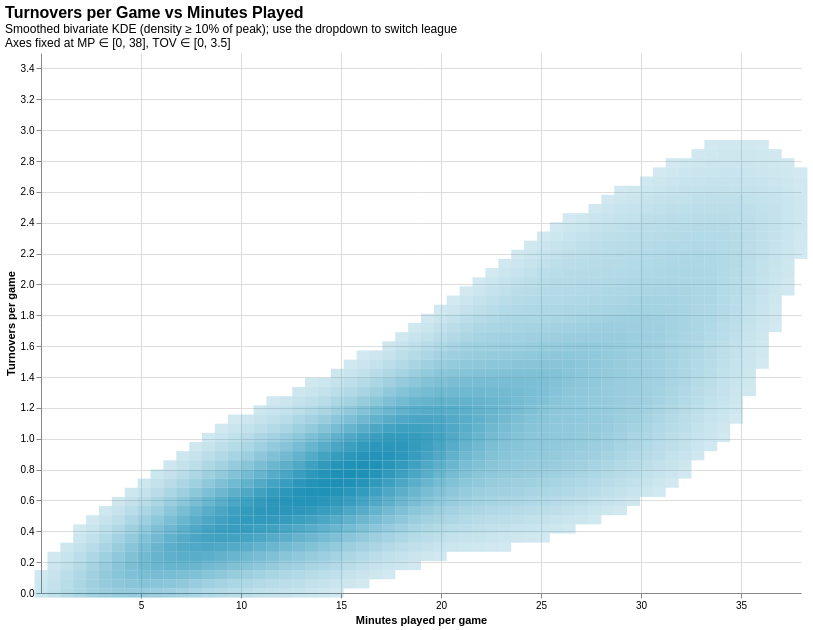

Here is the notebook cell this chart was saved with:
### Markdown cell above
### 7. Turnovers vs minutes played (with league toggle)

The visualisation below shows us a difference in the variance for high minute players for the NBA when compared to the WNBA. Turnovers seem to increase with minutes similarly in both leagues, but the WNBA shows less variance in the high minute players, suggesting more consistent defensive play in later parts of the match.

### Code cell
def nonzero_tickvals(x_max):
    step = 1 if x_max <= 10 else 5
    return list(np.arange(step, x_max + step / 2, step))

def bivariate_kde_altair(x_col, y_col, x_max, y_max, x_label, y_label, chart_title):
    n_grid = 60
    xgrid = np.linspace(0, x_max, n_grid)
    ygrid = np.linspace(0, y_max, n_grid)
    X, Y = np.meshgrid(xgrid, ygrid)
    grid_pts = np.vstack([X.ravel(), Y.ravel()])
    step_x = xgrid[1] - xgrid[0]
    step_y = ygrid[1] - ygrid[0]

    rows = []
    for league in ['NBA', 'WNBA']:
        sub = combined[combined['League'] == league].dropna(subset=[x_col, y_col])
        kde = gaussian_kde(np.vstack([sub[x_col].values, sub[y_col].values]))
        Z = kde(grid_pts).reshape(X.shape)
        thresh = Z.max() * 0.10
        peak = Z.max()
        for i, xv in enumerate(xgrid):
            for j, yv in enumerate(ygrid):
                if Z[j, i] >= thresh:
                    rows.append({
                        'x_lo': float(xv - step_x / 2),
                        'x_hi': float(xv + step_x / 2),
                        'y_lo': float(yv - step_y / 2),
                        'y_hi': float(yv + step_y / 2),
                        'density_norm': float(Z[j, i] / peak),
                        'League': league,
                    })

    df = pd.DataFrame(rows)

    league_select = alt.selection_point(
        fields=['League'],
        bind=alt.binding_select(options=['NBA', 'WNBA'], name='League  '),
        value=[{'League': 'NBA'}],
    )

    chart = alt.Chart(df).mark_rect().encode(
        x=alt.X('x_lo:Q', title=x_label,
                scale=alt.Scale(domain=[0, x_max]),
                axis=alt.Axis(values=nonzero_tickvals(x_max))),
        x2='x_hi:Q',
        y=alt.Y('y_lo:Q', title=y_label,
                scale=alt.Scale(domain=[0, y_max])),
        y2='y_hi:Q',
        color=alt.Color('League:N', scale=PALETTE_KDE, legend=None),
        opacity=alt.Opacity('density_norm:Q',
                            scale=alt.Scale(domain=[0, 1], range=[0.1, 0.95]),
                            legend=None),
        tooltip=['League:N',
                 alt.Tooltip('density_norm:Q', title='Density (% of peak)', format='.0%')],
    ).add_params(league_select).transform_filter(league_select).properties(
        width=760, height=540,
        title=alt.TitleParams(
            chart_title,
            subtitle=[
                'Smoothed bivariate KDE (density ≥ 10% of peak); use the dropdown to switch league',
                f'Axes fixed at {x_col} ∈ [0, {x_max}], {y_col} ∈ [0, {y_max}]',
            ],
            anchor='start', fontSize=16,
        ),
    ).configure_view(stroke=None)
    return chart

chart_tov_mp = bivariate_kde_altair(
    x_col='MP', y_col='TOV',
    x_max=38, y_max=3.5,
    x_label='Minutes played per game',
    y_label='Turnovers per game',
    chart_title='Turnovers per Game vs Minutes Played',
)
show_altair(chart_tov_mp)

### Figure 1 — Vega-Lite specification as saved in the notebook (floating-point values rounded to 4 significant figures; data arrays with more than 128 entries replaced by an {"elided": "..."} marker saying what was removed)
{"config": {"view": {"continuousWidth": 300, "continuousHeight": 300, "stroke": null}}, "data": {"name": "data-bcfce41e62677acc57a764e9101e8ca6"}, "mark": {"type": "rect"}, "encoding": {"color": {"field": "League", "legend": null, "scale": {"domain": ["NBA", "WNBA"], "range": ["#118ab2", "#ffd166"]}, "type": "nominal"}, "opacity": {"field": "density_norm", "legend": null, "scale": {"domain": [0, 1], "range": [0.1, 0.95]}, "type": "quantitative"}, "tooltip": [{"field": "League", "type": "nominal"}, {"field": "density_norm", "format": ".0%", "title": "Density (% of peak)", "type": "quantitative"}], "x": {"axis": {"values": [5.0, 10.0, 15.0, 20.0, 25.0, 30.0, 35.0, 40.0]}, "field": "x_lo", "scale": {"domain": [0, 38]}, "title": "Minutes played per game", "type": "quantitative"}, "x2": {"field": "x_hi"}, "y": {"field": "y_lo", "scale": {"domain": [0, 3.5]}, "title": "Turnovers per game", "type": "quantitative"}, "y2": {"field": "y_hi"}}, "height": 540, "params": [{"name": "param_12", "select": {"type": "point", "fields": ["League"]}, "bind": {"input": "select", "options": ["NBA", "WNBA"], "name": "League  "}, "value": [{"League": "NBA"}]}], "title": {"text": "Turnovers per Game vs Minutes Played", "anchor": "start", "fontSize": 16, "subtitle": ["Smoothed bivariate KDE (density ≥ 10% of peak); use the dropdown to switch league", "Axes fixed at MP ∈ [0, 38], TOV ∈ [0, 3.5]"]}, "transform": [{"filter": {"param": "param_12"}}], "width": 760, "$schema": "https://vega.github.io/schema/vega-lite/v5.8.0.json", "datasets": {"data-bcfce41e62677acc57a764e9101e8ca6": {"elided": "2794 records"}}}
